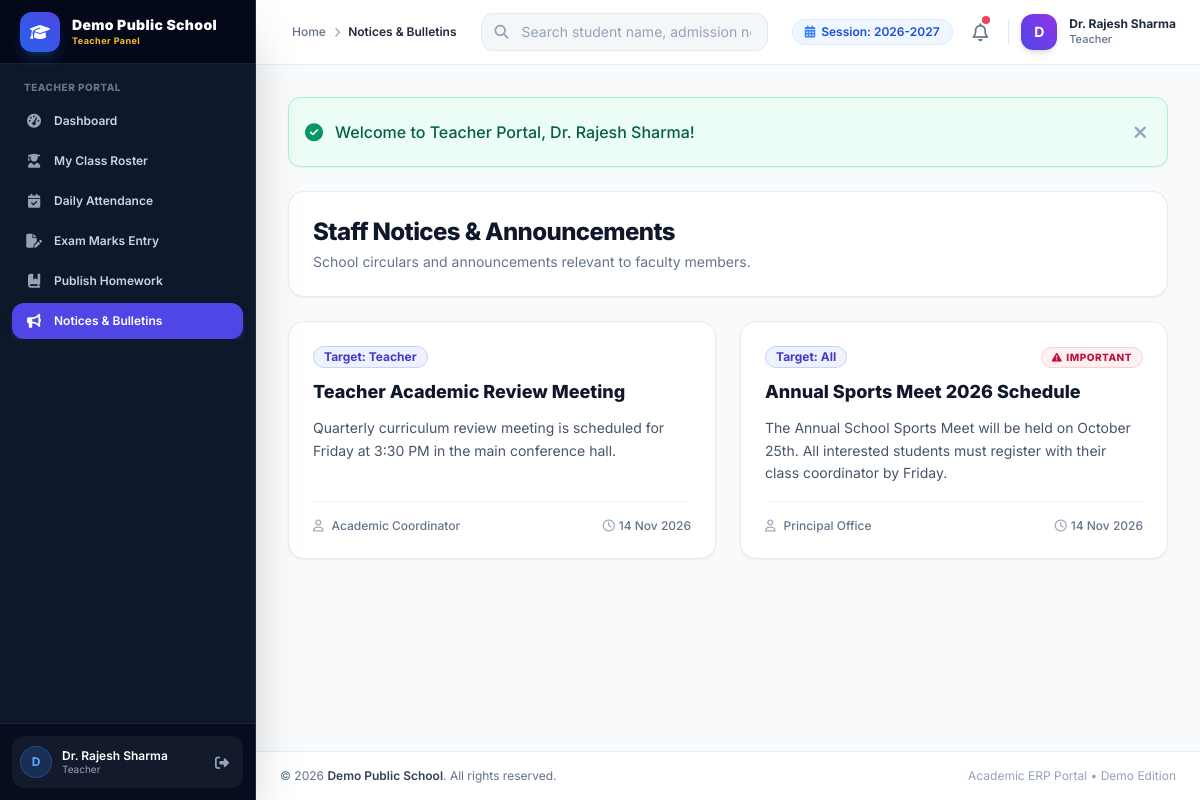
Screenshot of /teacher/notices/index.php (signed in) with the database file from the repository.
### tables this page shows
CREATE TABLE `school_settings` (
  `id` INT AUTO_INCREMENT PRIMARY KEY,
  `setting_key` VARCHAR(100) NOT NULL UNIQUE,
  `setting_value` TEXT DEFAULT NULL,
  `updated_at` DATETIME DEFAULT CURRENT_TIMESTAMP ON UPDATE CURRENT_TIMESTAMP
);

CREATE TABLE `notices` (
  `id` INT AUTO_INCREMENT PRIMARY KEY,
  `title` VARCHAR(255) NOT NULL,
  `content` TEXT NOT NULL,
  `target_role` ENUM('All', 'Admin', 'Teacher', 'Student') DEFAULT 'All',
  `author_name` VARCHAR(100) DEFAULT 'School Management',
  `is_important` TINYINT(1) DEFAULT 0,
  `created_at` DATETIME DEFAULT CURRENT_TIMESTAMP,
  `updated_at` DATETIME DEFAULT CURRENT_TIMESTAMP ON UPDATE CURRENT_TIMESTAMP
);

### teacher/notices/index.php (the view, shortened to what the rows shown need)
<?php
require_once __DIR__ . '/../../includes/auth.php';
$notices = $pdo->query("SELECT * FROM notices WHERE target_role IN ('All', 'Teacher') ORDER BY id DESC")->fetchAll();
require_once __DIR__ . '/../../includes/header.php';
?>
<div class="space-y-6">
    <div class="flex items-center justify-between bg-white p-6 rounded-2xl border border-slate-200/80 shadow-sm">
        <div>
            <h1 class="text-2xl font-extrabold text-slate-900 tracking-tight">Staff Notices & Announcements</h1>
        </div>
    </div>
    <div class="grid grid-cols-1 md:grid-cols-2 gap-6">
        <?php if (empty($notices)): ?>
            <div class="md:col-span-2 bg-white p-8 rounded-2xl border border-slate-200 text-center text-slate-400">
                No active staff notices published.
            </div>
        <?php else: ?>
            <?php foreach ($notices as $n): ?>
                <div class="bg-white rounded-2xl border border-slate-200/80 shadow-sm p-6 space-y-4 flex flex-col justify-between hover:shadow-md transition-shadow">
                    <div class="space-y-3">
                        <div class="flex items-center justify-between">
                            <span class="inline-flex items-center px-2.5 py-0.5 rounded-full text-xs font-bold bg-indigo-50 text-indigo-700 border border-indigo-200">
                                Target: <?= e($n['target_role']) ?>
                            </span>
                            <?php if ($n['is_important']): ?>
                                <span class="inline-flex items-center px-2.5 py-0.5 rounded-full text-[10px] font-extrabold bg-rose-50 text-rose-700 border border-rose-200 uppercase tracking-wider">
                                    <i class="fa-solid fa-triangle-exclamation mr-1"></i> Important
                                </span>
                            <?php endif; ?>
                        </div>
                        <h3 class="text-lg font-extrabold text-slate-900 leading-snug"><?= e($n['title']) ?></h3>
                        <p class="text-slate-600 text-sm leading-relaxed whitespace-pre-line"><?= e($n['content']) ?></p>
                    </div>
                    <div class="pt-4 border-t border-slate-100 flex items-center justify-between text-xs text-slate-500 font-medium">
                        <div class="flex items-center space-x-2">
                            <i class="fa-regular fa-user text-slate-400"></i>
                            <span><?= e($n['author_name'] ?? 'School Admin') ?></span>
                        </div>
                        <div class="flex items-center space-x-1">
                            <i class="fa-regular fa-clock text-slate-400"></i>
                            <span><?= date('d M Y', strtotime($n['created_at'])) ?></span>
                        </div>
                    </div>
                </div>
            <?php endforeach; ?>
        <?php endif; ?>
    </div>
</div>
<?php require_once __DIR__ . '/../../includes/footer.php'; ?>

### includes/sidebar.php (shortened to what the rows shown need)
<?php
if (is_admin()) {
    $dash_url = base_url('admin/dashboard.php');
    $role_badge = 'Admin Panel';
    $role_label = 'Administrator';
} elseif (is_accountant()) {
    $dash_url = base_url('admin/accounts/index.php');
    $role_badge = 'Accounts Dept';
    $role_label = 'Accountant';
} elseif (is_teacher()) {
    $dash_url = base_url('teacher/dashboard.php');
    $role_badge = 'Teacher Panel';
} else {
    $dash_url = base_url('student/dashboard.php');
    $role_badge = 'Student & Parent';
    $role_label = 'Student / Parent';
}
?>
<aside id="sidebar" class="fixed inset-y-0 left-0 z-50 w-64 bg-slate-900 text-slate-300 transform -translate-x-full md:translate-x-0 md:static md:inset-0 transition-transform duration-300 ease-in-out flex flex-col justify-between shadow-2xl border-r border-slate-800 no-print">
    <div>
        <div class="h-16 flex items-center justify-between px-5 bg-slate-950/80 border-b border-slate-800/80">
            <a href="<?= $dash_url ?>" class="flex items-center space-x-3 group">
                <div class="overflow-hidden">
                    <span class="font-black text-sm text-white tracking-wide block leading-tight truncate"><?= e(get_school_name()) ?></span>
                    <span class="text-[9px] text-amber-400 font-bold tracking-wider block truncate"><?= e($role_badge) ?></span>
                </div>
            </a>
        </div>
    </div>
</aside>

### includes/navbar.php (shortened to what the rows shown need)
<?php
$current_academic_session = get_school_setting('academic_session', '2026-2027');
?>
<header class="sticky top-0 z-30 bg-white/90 backdrop-blur-md border-b border-slate-200/80 no-print">
    <div class="flex items-center justify-between h-16 px-4 md:px-6">
        <div class="flex items-center space-x-3">
            <div class="hidden lg:flex items-center space-x-1.5 px-3 py-1 bg-blue-50 text-blue-700 rounded-full text-xs font-semibold border border-blue-100">
                <i class="fa-solid fa-calendar-days text-blue-500"></i>
                <span>Session: <?= e($current_academic_session) ?></span>
            </div>
        </div>
    </div>
</header>

### includes/footer.php (shortened to what the rows shown need)
            </main>
            <footer class="bg-white border-t border-slate-200/80 py-4 px-6 mt-auto text-center text-xs text-slate-500 flex flex-col sm:flex-row items-center justify-between no-print">
                <p>&copy; <?= date('Y') ?> <span class="font-semibold text-slate-700"><?= e(get_school_name()) ?></span>. All rights reserved.</p>
            </footer>
        </div>
    </div>
</body>
</html>

### rows the page displays
school_settings: setting_value "Demo Public School"
school_settings: setting_value "2026-2027"
notices: target_role "Teacher", title "Teacher Academic Review Meeting", content "Quarterly curriculum review meeting is scheduled for Friday at 3:30 PM in the main conference hall.", author_name "Academic Coordinator", created_at "14 Nov 2026"
notices: target_role "All", is_important 1 (drawn), title "Annual Sports Meet 2026 Schedule", content "The Annual School Sports Meet will be held on October 25th. All interested students must register with their class coordinator by Friday.", author_name "Principal Office", created_at "14 Nov 2026"

### other values shown
$role_badge "Teacher Panel"
substr($_SESSION['full_name'] ?? 'U', 0, 1) "D"
$_SESSION['full_name'] "Dr. Rajesh Sharma"
$role_label "Teacher"
$page_title "Notices & Bulletins"
$nav_role_title "Teacher"
$flash['text'] "Welcome to Teacher Portal, Dr. Rajesh Sharma!"
